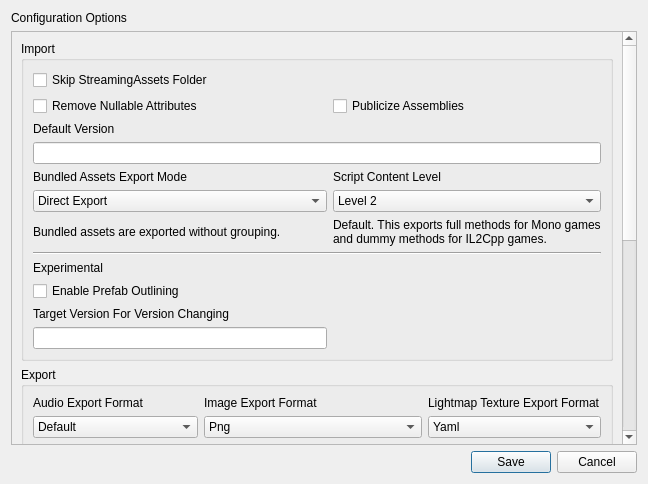
<?xml version="1.0" encoding="UTF-8"?>
<ui version="4.0">
 <class>Dialog</class>
 <widget class="QDialog" name="Dialog">
  <property name="geometry">
   <rect>
    <x>0</x>
    <y>0</y>
    <width>648</width>
    <height>484</height>
   </rect>
  </property>
  <property name="windowTitle">
   <string>Asset Ripper Settings</string>
  </property>
  <layout class="QVBoxLayout" name="verticalLayout">
   <item>
    <widget class="QLabel" name="label">
     <property name="styleSheet">
      <string notr="true">font: 26pt &quot;Microsoft YaHei UI&quot;;</string>
     </property>
     <property name="text">
      <string>Configuration Options</string>
     </property>
    </widget>
   </item>
   <item>
    <widget class="QScrollArea" name="scrollArea">
     <property name="horizontalScrollBarPolicy">
      <enum>Qt::ScrollBarPolicy::ScrollBarAlwaysOff</enum>
     </property>
     <property name="widgetResizable">
      <bool>true</bool>
     </property>
     <widget class="QWidget" name="scrollAreaWidgetContents">
      <property name="geometry">
       <rect>
        <x>0</x>
        <y>0</y>
        <width>622</width>
        <height>879</height>
       </rect>
      </property>
      <layout class="QVBoxLayout" name="verticalLayout_2">
       <item>
        <widget class="QGroupBox" name="groupBox">
         <property name="title">
          <string>Import</string>
         </property>
         <layout class="QGridLayout" name="gridLayout_2">
          <item row="4" column="1">
           <widget class="QLabel" name="label_4">
            <property name="text">
             <string>Script Content Level</string>
            </property>
           </widget>
          </item>
          <item row="5" column="0">
           <widget class="QComboBox" name="comboBox_bund_ass_em">
            <property name="currentText">
             <string>Direct Export</string>
            </property>
            <property name="currentIndex">
             <number>2</number>
            </property>
            <item>
             <property name="text">
              <string>Group By Asset Type</string>
             </property>
            </item>
            <item>
             <property name="text">
              <string>Group By Bundle Name</string>
             </property>
            </item>
            <item>
             <property name="text">
              <string>Direct Export</string>
             </property>
            </item>
           </widget>
          </item>
          <item row="1" column="0">
           <widget class="QCheckBox" name="checkBox_rm_null_attr">
            <property name="text">
             <string>Remove Nullable Attributes</string>
            </property>
           </widget>
          </item>
          <item row="0" column="0">
           <widget class="QCheckBox" name="checkBox_skp_opt_fold">
            <property name="text">
             <string>Skip StreamingAssets Folder</string>
            </property>
           </widget>
          </item>
          <item row="6" column="1">
           <widget class="QLabel" name="label_6">
            <property name="text">
             <string>Default. This exports full methods for Mono games and dummy methods for IL2Cpp games.</string>
            </property>
            <property name="wordWrap">
             <bool>true</bool>
            </property>
           </widget>
          </item>
          <item row="7" column="0" colspan="2">
           <widget class="Line" name="line">
            <property name="orientation">
             <enum>Qt::Orientation::Horizontal</enum>
            </property>
           </widget>
          </item>
          <item row="1" column="1">
           <widget class="QCheckBox" name="checkBox_pub_asm">
            <property name="text">
             <string>Publicize Assemblies</string>
            </property>
           </widget>
          </item>
          <item row="6" column="0">
           <widget class="QLabel" name="label_5">
            <property name="text">
             <string>&lt;html&gt;&lt;head/&gt;&lt;body&gt;&lt;p&gt;Bundled assets are exported without grouping.&lt;/p&gt;&lt;/body&gt;&lt;/html&gt;</string>
            </property>
            <property name="wordWrap">
             <bool>true</bool>
            </property>
           </widget>
          </item>
          <item row="10" column="0">
           <widget class="QLabel" name="label_8">
            <property name="text">
             <string>Target Version For Version Changing</string>
            </property>
           </widget>
          </item>
          <item row="8" column="0">
           <widget class="QLabel" name="label_7">
            <property name="text">
             <string>Experimental</string>
            </property>
           </widget>
          </item>
          <item row="4" column="0">
           <widget class="QLabel" name="label_3">
            <property name="text">
             <string>Bundled Assets Export Mode</string>
            </property>
           </widget>
          </item>
          <item row="2" column="0">
           <widget class="QLabel" name="label_2">
            <property name="text">
             <string>Default Version</string>
            </property>
           </widget>
          </item>
          <item row="3" column="0" colspan="2">
           <widget class="QLineEdit" name="lineEdit_def_ver"/>
          </item>
          <item row="5" column="1">
           <widget class="QComboBox" name="comboBox_scr_cont_lev">
            <property name="currentIndex">
             <number>2</number>
            </property>
            <item>
             <property name="text">
              <string>Level 0</string>
             </property>
            </item>
            <item>
             <property name="text">
              <string>Level 1</string>
             </property>
            </item>
            <item>
             <property name="text">
              <string>Level 2</string>
             </property>
            </item>
            <item>
             <property name="text">
              <string>Level 3</string>
             </property>
            </item>
           </widget>
          </item>
          <item row="9" column="0">
           <widget class="QCheckBox" name="checkBox_enable_pref_ol">
            <property name="text">
             <string>Enable Prefab Outlining</string>
            </property>
           </widget>
          </item>
          <item row="11" column="0">
           <widget class="QLineEdit" name="lineEdit_targ_ver_chang"/>
          </item>
         </layout>
        </widget>
       </item>
       <item>
        <widget class="QGroupBox" name="groupBox_2">
         <property name="title">
          <string>Export</string>
         </property>
         <layout class="QGridLayout" name="gridLayout_3">
          <item row="8" column="0">
           <widget class="QLabel" name="label_23">
            <property name="text">
             <string>The C# language version to be used when decompiling scripts.

</string>
            </property>
            <property name="wordWrap">
             <bool>true</bool>
            </property>
           </widget>
          </item>
          <item row="6" column="0">
           <widget class="QLabel" name="label_21">
            <property name="text">
             <string>C# Language Version</string>
            </property>
           </widget>
          </item>
          <item row="8" column="1">
           <widget class="QLabel" name="label_24">
            <property name="text">
             <string>Special assemblies like Assembly-CSharp are decompiled. Other assemblies are exported in their compiled Dll form.

</string>
            </property>
            <property name="wordWrap">
             <bool>true</bool>
            </property>
           </widget>
          </item>
          <item row="2" column="1">
           <widget class="QLabel" name="label_13">
            <property name="text">
             <string>This affects all exported images.</string>
            </property>
            <property name="wordWrap">
             <bool>true</bool>
            </property>
           </widget>
          </item>
          <item row="5" column="1">
           <widget class="QLabel" name="label_19">
            <property name="text">
             <string>Export the shader as a dummy shader. Although it preserves data like the properties and fallback, it uses general, opaque shader code.</string>
            </property>
            <property name="wordWrap">
             <bool>true</bool>
            </property>
           </widget>
          </item>
          <item row="0" column="2">
           <widget class="QLabel" name="label_11">
            <property name="text">
             <string>Lightmap Texture Export Format</string>
            </property>
           </widget>
          </item>
          <item row="6" column="1">
           <widget class="QLabel" name="label_22">
            <property name="text">
             <string>Script Export Format</string>
            </property>
           </widget>
          </item>
          <item row="5" column="0">
           <widget class="QLabel" name="label_18">
            <property name="text">
             <string>Export as yaml assets which can be viewed in the editor. This is the only mode that ensures a precise recovery of all metadata of sprites.</string>
            </property>
            <property name="wordWrap">
             <bool>true</bool>
            </property>
           </widget>
          </item>
          <item row="0" column="0">
           <widget class="QLabel" name="label_9">
            <property name="text">
             <string>Audio Export Format</string>
            </property>
           </widget>
          </item>
          <item row="3" column="1">
           <widget class="QLabel" name="label_16">
            <property name="text">
             <string>Shader Export Format</string>
            </property>
            <property name="wordWrap">
             <bool>true</bool>
            </property>
           </widget>
          </item>
          <item row="4" column="1">
           <widget class="QComboBox" name="comboBox_shd_form_exp">
            <property name="currentIndex">
             <number>0</number>
            </property>
            <item>
             <property name="text">
              <string>Dummy Shader</string>
             </property>
            </item>
            <item>
             <property name="text">
              <string>Yaml Asset</string>
             </property>
            </item>
            <item>
             <property name="text">
              <string>Disassembly</string>
             </property>
            </item>
            <item>
             <property name="text">
              <string>Decompilation</string>
             </property>
            </item>
           </widget>
          </item>
          <item row="7" column="0">
           <widget class="QComboBox" name="comboBox_lang_ver">
            <property name="currentIndex">
             <number>17</number>
            </property>
            <item>
             <property name="text">
              <string>C# 1</string>
             </property>
            </item>
            <item>
             <property name="text">
              <string>C# 2</string>
             </property>
            </item>
            <item>
             <property name="text">
              <string>C# 3</string>
             </property>
            </item>
            <item>
             <property name="text">
              <string>C# 4</string>
             </property>
            </item>
            <item>
             <property name="text">
              <string>C# 5</string>
             </property>
            </item>
            <item>
             <property name="text">
              <string>C# 6</string>
             </property>
            </item>
            <item>
             <property name="text">
              <string>C# 7</string>
             </property>
            </item>
            <item>
             <property name="text">
              <string>C# 7.1</string>
             </property>
            </item>
            <item>
             <property name="text">
              <string>C# 7.2</string>
             </property>
            </item>
            <item>
             <property name="text">
              <string>C# 7.3</string>
             </property>
            </item>
            <item>
             <property name="text">
              <string>C# 8</string>
             </property>
            </item>
            <item>
             <property name="text">
              <string>C# 9</string>
             </property>
            </item>
            <item>
             <property name="text">
              <string>C# 10</string>
             </property>
            </item>
            <item>
             <property name="text">
              <string>C# 11</string>
             </property>
            </item>
            <item>
             <property name="text">
              <string>C# 12</string>
             </property>
            </item>
            <item>
             <property name="text">
              <string>C# Latest</string>
             </property>
            </item>
            <item>
             <property name="text">
              <string>Automatic - Experimental</string>
             </property>
            </item>
            <item>
             <property name="text">
              <string>Automatic - Safe</string>
             </property>
            </item>
           </widget>
          </item>
          <item row="2" column="0">
           <widget class="QLabel" name="label_12">
            <property name="text">
             <string>Export assets as the content type embedded inside the FSB. Most audio types are exported as WAV, some are exported as OGG.</string>
            </property>
            <property name="wordWrap">
             <bool>true</bool>
            </property>
           </widget>
          </item>
          <item row="3" column="0">
           <widget class="QLabel" name="label_15">
            <property name="text">
             <string>Sprite Export Format</string>
            </property>
           </widget>
          </item>
          <item row="5" column="2">
           <widget class="QLabel" name="label_20">
            <property name="text">
             <string>Export as a plain text file, but try to guess the correct file extension (e.g. JSON files get the .json extension).</string>
            </property>
            <property name="wordWrap">
             <bool>true</bool>
            </property>
           </widget>
          </item>
          <item row="4" column="0">
           <widget class="QComboBox" name="comboBox_sprite_exp_form">
            <property name="currentIndex">
             <number>0</number>
            </property>
            <item>
             <property name="text">
              <string>Yaml</string>
             </property>
            </item>
            <item>
             <property name="text">
              <string>Unity</string>
             </property>
            </item>
            <item>
             <property name="text">
              <string>Texture</string>
             </property>
            </item>
           </widget>
          </item>
          <item row="4" column="2">
           <widget class="QComboBox" name="comboBox_ta_exp_form">
            <property name="currentIndex">
             <number>2</number>
            </property>
            <item>
             <property name="text">
              <string>Bytes</string>
             </property>
            </item>
            <item>
             <property name="text">
              <string>Plain Text</string>
             </property>
            </item>
            <item>
             <property name="text">
              <string>Parse</string>
             </property>
            </item>
           </widget>
          </item>
          <item row="1" column="1">
           <widget class="QComboBox" name="comboBox_i_exp_form">
            <property name="currentIndex">
             <number>4</number>
            </property>
            <item>
             <property name="text">
              <string>Bmp</string>
             </property>
            </item>
            <item>
             <property name="text">
              <string>Exr</string>
             </property>
            </item>
            <item>
             <property name="text">
              <string>Hdr</string>
             </property>
            </item>
            <item>
             <property name="text">
              <string>Jpeg</string>
             </property>
            </item>
            <item>
             <property name="text">
              <string>Png</string>
             </property>
            </item>
            <item>
             <property name="text">
              <string>Tga</string>
             </property>
            </item>
           </widget>
          </item>
          <item row="2" column="2">
           <widget class="QLabel" name="label_14">
            <property name="text">
             <string>This affects all exported lightmap textures.</string>
            </property>
            <property name="wordWrap">
             <bool>true</bool>
            </property>
           </widget>
          </item>
          <item row="3" column="2">
           <widget class="QLabel" name="label_17">
            <property name="text">
             <string>TextAsset Export Format</string>
            </property>
            <property name="wordWrap">
             <bool>true</bool>
            </property>
           </widget>
          </item>
          <item row="1" column="2">
           <widget class="QComboBox" name="comboBox_lm_exp_form">
            <property name="currentIndex">
             <number>2</number>
            </property>
            <item>
             <property name="text">
              <string>Exr</string>
             </property>
            </item>
            <item>
             <property name="text">
              <string>Image</string>
             </property>
            </item>
            <item>
             <property name="text">
              <string>Yaml</string>
             </property>
            </item>
           </widget>
          </item>
          <item row="0" column="1">
           <widget class="QLabel" name="label_10">
            <property name="text">
             <string>Image Export Format</string>
            </property>
           </widget>
          </item>
          <item row="1" column="0">
           <widget class="QComboBox" name="comboBox_ado_exp_form">
            <property name="currentIndex">
             <number>2</number>
            </property>
            <item>
             <property name="text">
              <string>Yaml</string>
             </property>
            </item>
            <item>
             <property name="text">
              <string>Raw</string>
             </property>
            </item>
            <item>
             <property name="text">
              <string>Default</string>
             </property>
            </item>
            <item>
             <property name="text">
              <string>Convert to WAV</string>
             </property>
            </item>
           </widget>
          </item>
          <item row="7" column="1">
           <widget class="QComboBox" name="comboBox_scr_exp_form">
            <property name="currentIndex">
             <number>1</number>
            </property>
            <item>
             <property name="text">
              <string>Decompilation</string>
             </property>
            </item>
            <item>
             <property name="text">
              <string>Hybrid</string>
             </property>
            </item>
            <item>
             <property name="text">
              <string>Dll Export With Renaming</string>
             </property>
            </item>
            <item>
             <property name="text">
              <string>Dll Export Without Renaming</string>
             </property>
            </item>
           </widget>
          </item>
          <item row="9" column="0">
           <layout class="QGridLayout" name="gridLayout_4">
            <item row="0" column="0">
             <widget class="QCheckBox" name="checkBox_script_fully_qua_name">
              <property name="text">
               <string/>
              </property>
             </widget>
            </item>
            <item row="0" column="1">
             <widget class="QLabel" name="label_script_use_full_qua_name">
              <property name="sizePolicy">
               <sizepolicy hsizetype="Expanding" vsizetype="Preferred">
                <horstretch>0</horstretch>
                <verstretch>0</verstretch>
               </sizepolicy>
              </property>
              <property name="text">
               <string>Scripts use fully-qualified type names
</string>
              </property>
              <property name="wordWrap">
               <bool>true</bool>
              </property>
             </widget>
            </item>
           </layout>
          </item>
          <item row="9" column="1">
           <layout class="QGridLayout" name="gridLayout_5">
            <item row="0" column="0">
             <widget class="QCheckBox" name="checkBox_save_disk">
              <property name="text">
               <string/>
              </property>
             </widget>
            </item>
            <item row="0" column="1">
             <widget class="QLabel" name="label_save_disk">
              <property name="sizePolicy">
               <sizepolicy hsizetype="Expanding" vsizetype="Preferred">
                <horstretch>0</horstretch>
                <verstretch>0</verstretch>
               </sizepolicy>
              </property>
              <property name="text">
               <string>Save Settings to Disk</string>
              </property>
              <property name="wordWrap">
               <bool>true</bool>
              </property>
             </widget>
            </item>
           </layout>
          </item>
         </layout>
        </widget>
       </item>
      </layout>
     </widget>
    </widget>
   </item>
   <item>
    <widget class="QDialogButtonBox" name="buttonBox">
     <property name="orientation">
      <enum>Qt::Orientation::Horizontal</enum>
     </property>
     <property name="standardButtons">
      <set>QDialogButtonBox::StandardButton::Cancel|QDialogButtonBox::StandardButton::Save</set>
     </property>
    </widget>
   </item>
  </layout>
 </widget>
 <resources/>
 <connections>
  <connection>
   <sender>buttonBox</sender>
   <signal>accepted()</signal>
   <receiver>Dialog</receiver>
   <slot>accept()</slot>
   <hints>
    <hint type="sourcelabel">
     <x>248</x>
     <y>254</y>
    </hint>
    <hint type="destinationlabel">
     <x>157</x>
     <y>274</y>
    </hint>
   </hints>
  </connection>
  <connection>
   <sender>buttonBox</sender>
   <signal>rejected()</signal>
   <receiver>Dialog</receiver>
   <slot>reject()</slot>
   <hints>
    <hint type="sourcelabel">
     <x>316</x>
     <y>260</y>
    </hint>
    <hint type="destinationlabel">
     <x>286</x>
     <y>274</y>
    </hint>
   </hints>
  </connection>
 </connections>
</ui>
